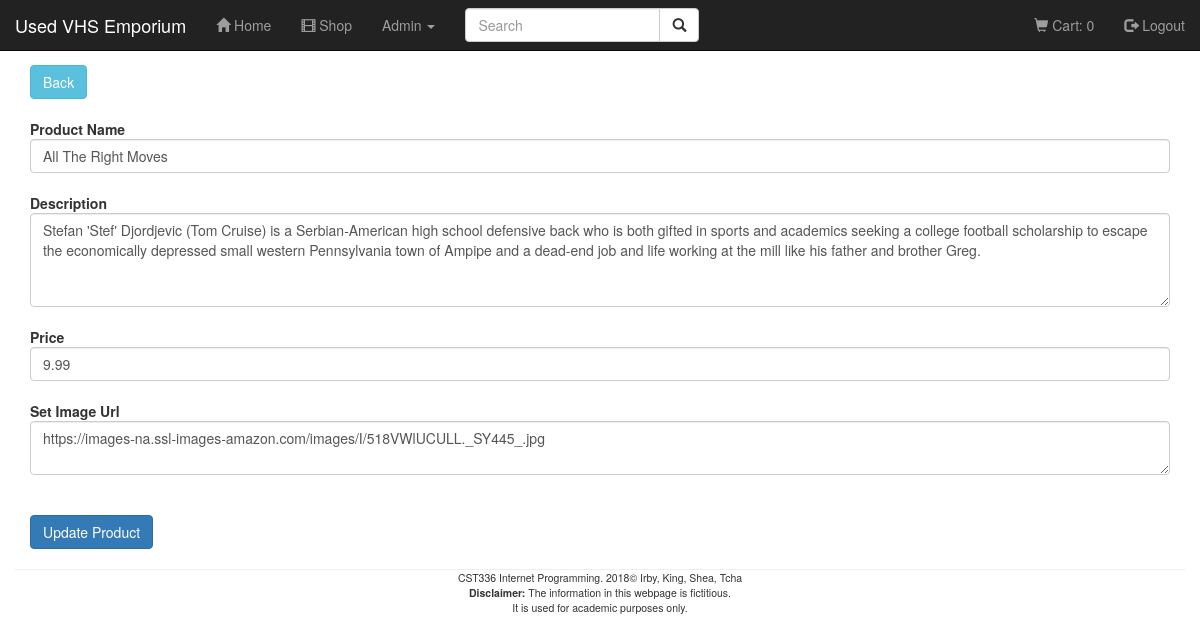
/final-project/updateProduct.php?productId=4 (signed in), run on the app's committed database.
### tables this page shows
CREATE TABLE product
(
 productId   INT NOT NULL AUTO_INCREMENT ,
 NAME        VARCHAR(45) NOT NULL ,
 description VARCHAR(350) NOT NULL ,
 imageURL    VARCHAR(100) NOT NULL ,
 price       DECIMAL(10,2) NOT NULL ,
PRIMARY KEY (productId)
);

### final-project/updateProduct.php (the view, shortened to what this page needs)
<?php
    include 'inc/header.php';
    $conn = getDatabaseConnection();
    if (isset($_GET['productId'])) {
        $product = getProductInfo();
    }
    function getProductInfo() {
        global $conn;
        $sql = "SELECT *
                FROM product
                WHERE productId = " . $_GET['productId'];
        $stmt = $conn->prepare($sql);
        $stmt->execute();
        $record = $stmt->fetch(PDO::FETCH_ASSOC);
        return $record;
    }
?>
    <div class='container'>
        <a href="products.php" class="btn btn-info" role="button">Back</a>
        <br /><br />
        <form>
            <strong>Product Name</strong> <input type="text" class="form-control" value="<?=$product['NAME']?>" name="NAME"><br />
            <strong>Description</strong> <textarea name="description" class="form-control" cols="50" rows ="4"><?=$product['description']?></textarea><br />
            <strong>Price</strong> <input type="text" class="form-control" name="price" value= "<?=$product['price']?>"> <br />
            <strong>Set Image Url</strong> <textarea name="imageURL" class="form-control" cols="50" rows ="2"><?=$product['imageURL']?></textarea><br />
            <br />
            <input type="submit" class="btn btn-primary" name="updateProduct" value="Update Product">
        </form>
    </div>
 <?php
    include 'inc/footer.php';
?>

### final-project/css/styles.css (style rules this page uses)
body { padding-top: 65px; }

### data on the page
product: NAME "All The Right Moves", description "Stefan 'Stef' Djordjevic (Tom Cruise) is a Serbian-American high school defensive back who is both gifted in sports and academics seeking a college football scholarship to escape the economically depressed small western Pennsylvania town of Ampipe and a dead-end job and life working at the mill like his father and brother Greg.", price "9.99", imageURL "https://images-na.ssl-images-amazon.com/images/I/518VWlUCULL._SY445_.jpg"

### other printed values
cartCount() "0"
